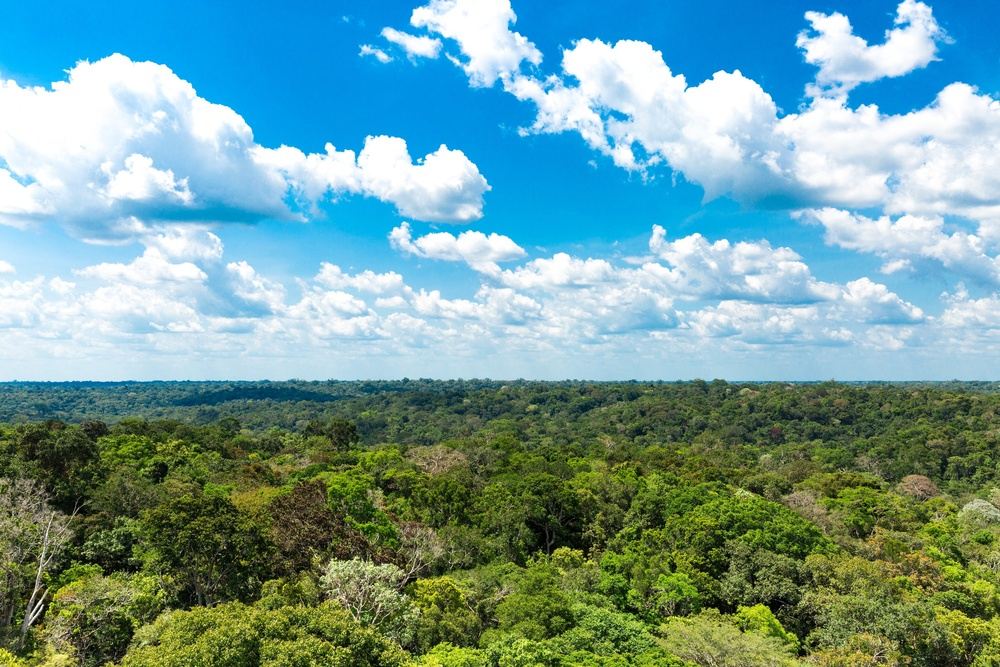
#> input picture funcoes_basicas_OpenCV/conteudos/floresta.jpg, 1000 x 667 px, shrunk from 2500 x 1667 before the run, found by its file name
$ python abrindo_imagem.py
#> lines starting #> are read from the running program, lines starting #| are printed output that depends on the picture
import cv2
#carrega a imagem do caminho informado
#este r no começo permite copiar o path de maneira original sem precisar reescrever as barras
img = cv2.imread(r'openCV_conceitos basicos\conteudos\floresta.jpg')
#> img is the input picture: shape (667, 1000, 3); mean B, G, R 155.9, 157.7, 115.1

#retorna o tamanho da imagem
print("escala da imagem com rgb",img.shape)
#| escala da imagem com rgb (667, 1000, 3)

#torna a imagem cinza ou dois tons
imgcinza = cv2.cvtColor(img, cv2.COLOR_RGB2GRAY)
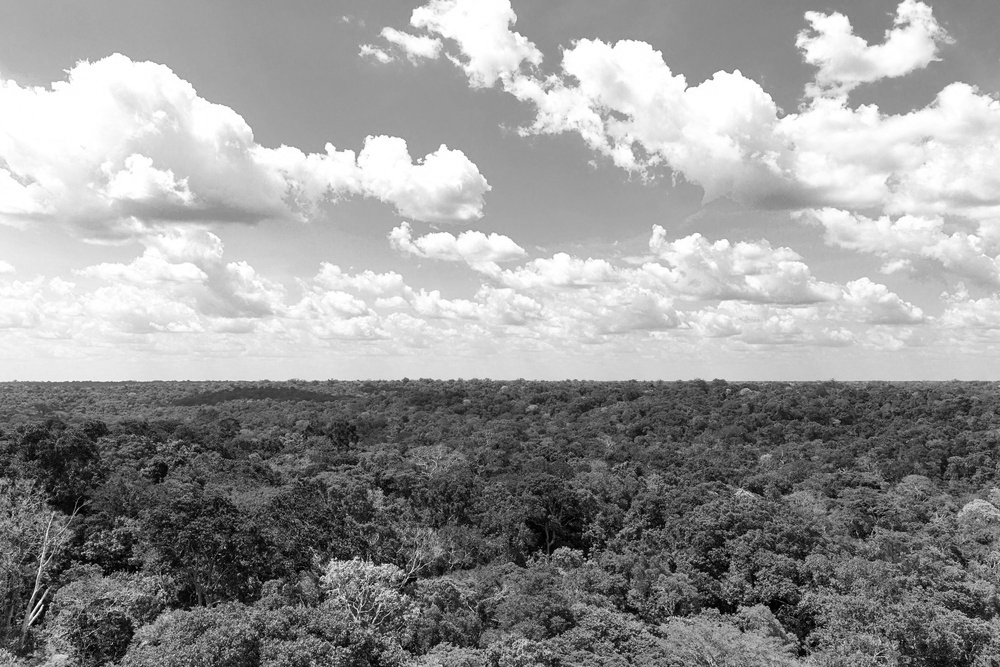
#> imgcinza: shape (667, 1000); min 0, max 255, mean 152.3

print("escala da imagem cinza",imgcinza.shape)
#| escala da imagem cinza (667, 1000)

#como o computador observa a imagem
print(imgcinza)
#> (printed output is left out)
#verifica se a imagem foi encontrada
if img is None:
    print("Imagem não encontrada")
else:
# Cria uma janela exibindo a imagem
    cv2.imshow('exibindo imagem', img)
    cv2.imshow('imagem cinza', imgcinza)
#define o tempo que a tela permanecera aberta
    cv2.waitKey(0)
